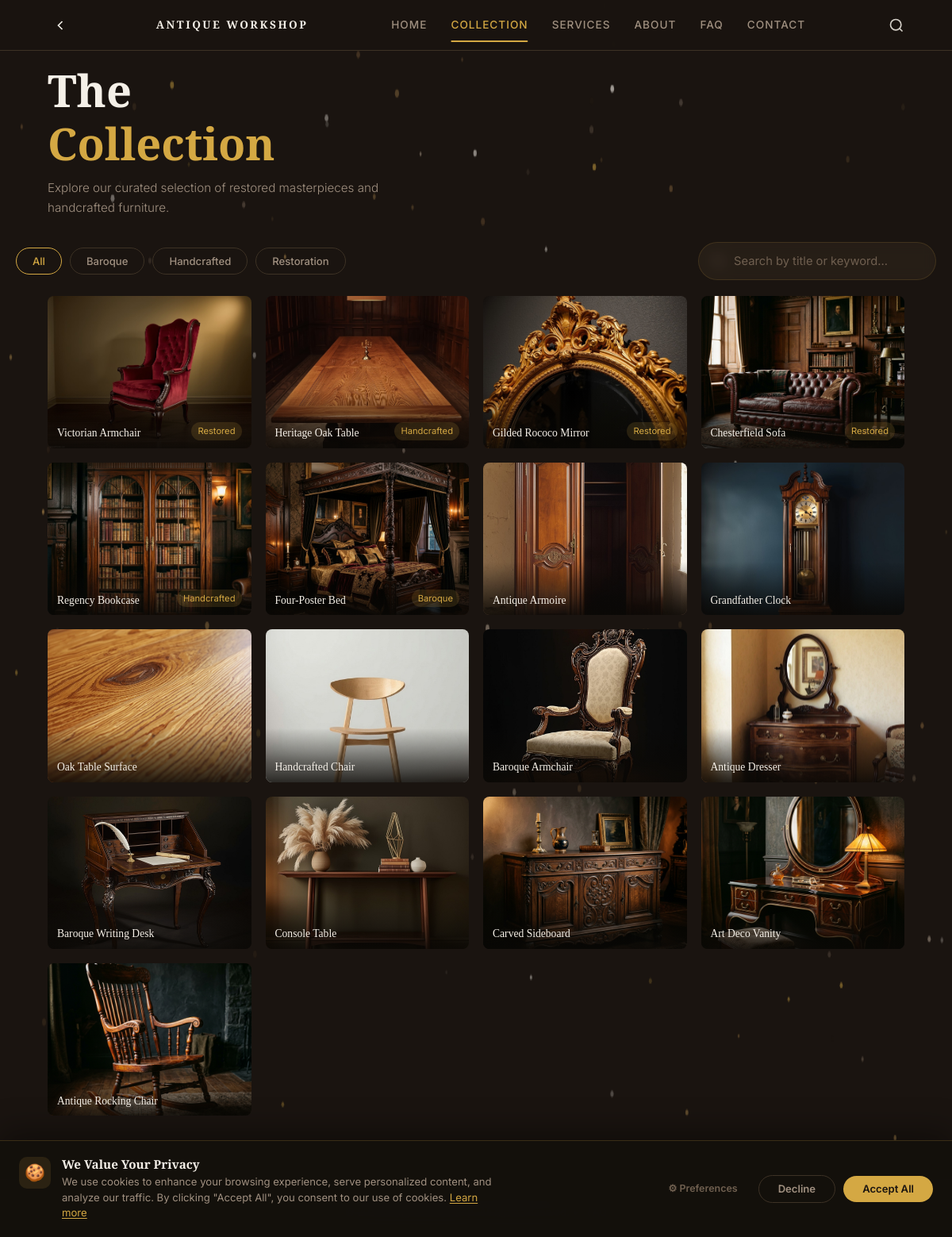
/gallery.php, run on the app's committed database.
### tables this page shows
CREATE TABLE IF NOT EXISTS `gallery_items` (
    `id` INT AUTO_INCREMENT PRIMARY KEY,
    `title` VARCHAR(255) NOT NULL,
    `description` TEXT,
    `category` VARCHAR(50) NOT NULL DEFAULT 'restoration',
    `image_path` VARCHAR(255) NOT NULL,
    `alt_text` VARCHAR(255) DEFAULT '',
    `is_featured` TINYINT(1) NOT NULL DEFAULT 0,
    `tag` VARCHAR(50) DEFAULT '',
    `display_order` INT NOT NULL DEFAULT 0,
    `price` DECIMAL(10,2) DEFAULT 0.00,
    `quantity` INT DEFAULT 1,
    `sku` VARCHAR(50) DEFAULT '',
    `status` VARCHAR(20) DEFAULT 'available',
    `item_condition` VARCHAR(50) DEFAULT 'Restored',
    `created_at` DATETIME DEFAULT CURRENT_TIMESTAMP
);

### gallery.php (the view, shortened to what this page needs)
<?php
$active_page = 'gallery';
$db = getDB();
$items = $db->query("SELECT * FROM gallery_items ORDER BY display_order ASC")->fetchAll();
$categories = $db->query("SELECT DISTINCT category FROM gallery_items ORDER BY category ASC")->fetchAll(PDO::FETCH_COLUMN);
require_once 'includes/header.php';
?>
    <section class="gallery-header fade-up">
        <h1>The<br><span class="accent-text">Collection</span></h1>
        <p class="section-subtitle mt-1">Explore our curated selection of restored masterpieces and handcrafted furniture.</p>
    </section>
    <div class="filter-search-container fade-up" style="display: flex; flex-wrap: wrap; gap: 20px; align-items: center; padding: 10px 20px 20px; justify-content: space-between;">
        <div class="filter-bar" role="tablist" aria-label="Filter gallery" style="padding: 0; margin: 0;">
            <button class="filter-btn active" data-filter="all" role="tab" aria-selected="true">All</button>
            <?php foreach ($categories as $cat): ?>
            <button class="filter-btn" data-filter="<?php echo htmlspecialchars($cat); ?>" role="tab" aria-selected="false"><?php echo htmlspecialchars(ucfirst($cat)); ?></button>
            <?php endforeach; ?>
        </div>
        <div class="search-bar" style="position: relative; max-width: 300px; width: 100%; flex-grow: 1;">
            <svg viewBox="0 0 24 24" fill="none" stroke="currentColor" stroke-width="2" style="position: absolute; left: 16px; top: 50%; transform: translateY(-50%); width: 18px; color: var(--text-muted);">
                <circle cx="11" cy="11" r="8"></circle><line x1="21" y1="21" x2="16.65" y2="16.65"></line>
            </svg>
            <input type="text" id="gallerySearch" class="form-control" placeholder="Search by title or keyword..." aria-label="Search by title or keyword" style="padding-left: 44px; border-radius: 30px;">
        </div>
    </div>
    <div class="gallery-grid stagger-children" role="tabpanel">
        <?php foreach ($items as $item): ?>
        <div class="gallery-item fade-up" data-category="<?php echo htmlspecialchars($item['category']); ?>" data-title="<?php echo htmlspecialchars(strtolower($item['title'])); ?>" data-desc="<?php echo htmlspecialchars(strtolower($item['description'])); ?>">
            <img src="<?php echo htmlspecialchars($item['image_path']); ?>" alt="<?php echo htmlspecialchars($item['alt_text']); ?>" loading="lazy">
            <div class="gallery-item-info">
                <span class="gallery-item-title"><?php echo htmlspecialchars($item['title']); ?></span>
                <?php if (!empty($item['tag'])): ?>
                <span class="gallery-item-tag"><?php echo htmlspecialchars($item['tag']); ?></span>
                <?php endif; ?>
            </div>
        </div>
        <?php endforeach; ?>
    </div>
<?php require_once 'includes/footer.php'; ?>

### includes/header.php (shortened to what this page needs)
<?php
$active_page = $active_page ?? 'home';
?>
<!DOCTYPE html>
<html lang="en">
<head>
    <link rel="stylesheet" href="css/style.css?v=3.5">
</head>
<body>
    <header class="top-header" role="banner">
        <?php if ($active_page !== 'home'): ?>
        <a href="index.php" class="header-icon" aria-label="Go back">
            <svg viewBox="0 0 24 24">
                <polyline points="15 18 9 12 15 6" />
            </svg>
        </a>
        <?php else: ?>
        <button class="hamburger" aria-label="Toggle menu" aria-expanded="false">
            <span></span><span></span><span></span>
        </button>
        <?php endif; ?>
        <div class="logo"><a href="index.php"><?php
            if ($active_page === 'home') echo 'Antique Workshop';
            elseif ($active_page === 'about') echo 'About Us';
            elseif ($active_page === 'contact') echo 'Contact';
            else echo 'Antique Workshop';
        ?></a></div>
        <nav class="desktop-nav" aria-label="Main navigation">
            <a href="index.php"<?php if ($active_page === 'home') echo ' class="active"'; ?>>Home</a>
            <a href="gallery.php"<?php if ($active_page === 'gallery') echo ' class="active"'; ?>>Collection</a>
            <a href="services.php"<?php if ($active_page === 'services') echo ' class="active"'; ?>>Services</a>
            <a href="about.php"<?php if ($active_page === 'about') echo ' class="active"'; ?>>About</a>
            <a href="faq.php"<?php if ($active_page === 'faq') echo ' class="active"'; ?>>FAQ</a>
            <a href="contact.php"<?php if ($active_page === 'contact') echo ' class="active"'; ?>>Contact</a>
        </nav>
        <div class="header-right-actions" style="display: flex; align-items: center; justify-content: flex-end; gap: 15px;">
            <a href="gallery.php?search=focus" class="header-icon" aria-label="Search Collection" title="Search Collection" style="width: auto; height: auto;">
                <svg viewBox="0 0 24 24" fill="none" stroke="currentColor" stroke-width="2" style="width: 20px; height: 20px; opacity: 0.85; transition: opacity 0.3s;">
                    <circle cx="11" cy="11" r="8"></circle><line x1="21" y1="21" x2="16.65" y2="16.65"></line>
                </svg>
            </a>
        </div>
    </header>
    <main id="main-content">

### includes/footer.php (shortened to what this page needs)
    </main>
    <footer class="footer" role="contentinfo">
        <p>&copy; <?php echo date('Y'); ?> Antique Workshop. All rights reserved. &bull; <a href="faq.php" style="color: inherit; text-decoration: none; opacity: 0.8; margin-left: 8px;">FAQ</a></p>
    </footer>
    <div class="cookie-consent" id="cookieConsent" role="dialog" aria-label="Cookie consent">
        <div class="cookie-consent-inner">
            <div class="cookie-consent-content">
                <div class="cookie-icon">🍪</div>
                <div class="cookie-text">
                    <h4>We Value Your Privacy</h4>
                    <p>We use cookies to enhance your browsing experience, serve personalized content, and analyze our traffic. By clicking "Accept All", you consent to our use of cookies. <a href="contact.php">Learn more</a></p>
                </div>
            </div>
            <div class="cookie-consent-actions">
                <button class="cookie-btn cookie-btn-settings" id="cookieSettingsBtn">⚙ Preferences</button>
                <button class="cookie-btn cookie-btn-decline" id="cookieDecline">Decline</button>
                <button class="cookie-btn cookie-btn-accept" id="cookieAccept">Accept All</button>
            </div>
        </div>
    </div>
    <div class="scroll-controls" aria-label="Page scroll controls">
    </div>
</body>
</html>

### data on the page
gallery_items: image_path (picture), title "Victorian Armchair", tag "Restored"
gallery_items: image_path (picture), title "Heritage Oak Table", tag "Handcrafted"
gallery_items: image_path (picture), title "Gilded Rococo Mirror", tag "Restored"
gallery_items: image_path (picture), title "Chesterfield Sofa", tag "Restored"
gallery_items: image_path (picture), title "Regency Bookcase", tag "Handcrafted"
gallery_items: image_path (picture), title "Four-Poster Bed", tag "Baroque"
gallery_items: image_path (picture), title "Antique Armoire"
gallery_items: image_path (picture), title "Grandfather Clock"
gallery_items: image_path (picture), title "Oak Table Surface"
gallery_items: image_path (picture), title "Handcrafted Chair"
gallery_items: image_path (picture), title "Baroque Armchair"
gallery_items: image_path (picture), title "Antique Dresser"
gallery_items: image_path (picture), title "Baroque Writing Desk"
gallery_items: image_path (picture), title "Console Table"
gallery_items: image_path (picture), title "Carved Sideboard"
gallery_items: image_path (picture), title "Art Deco Vanity"
gallery_items: image_path (picture), title "Antique Rocking Chair"

### other printed values
$cat "Baroque"
$cat "Handcrafted"
$cat "Restoration"
